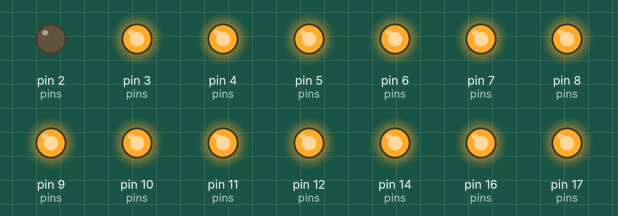
A sketch run on a simulated Arduino Uno, built with avr-gcc and run on an emulated ATmega328P. Parts: output pins drawn as LEDs (lit = HIGH).

Above: at 4.2 s.
At 5.2 s:
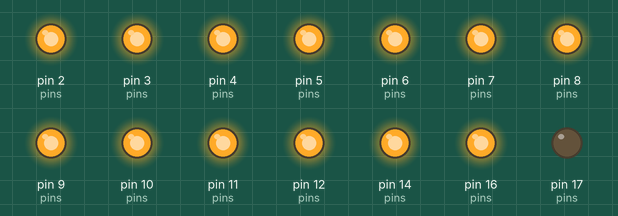
At 5.7 s:
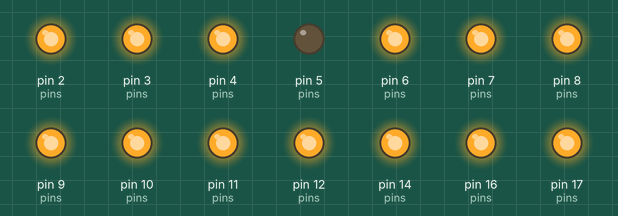
At 6.2 s:
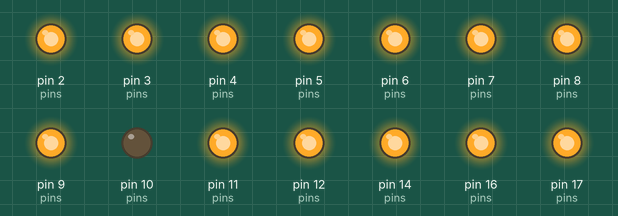
At 7.2 s:
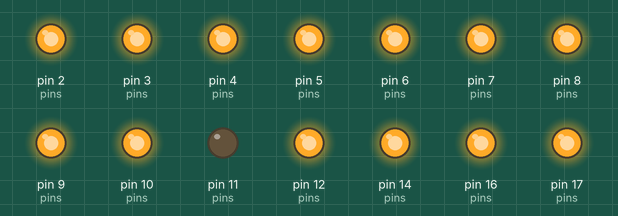
At 8.7 s:
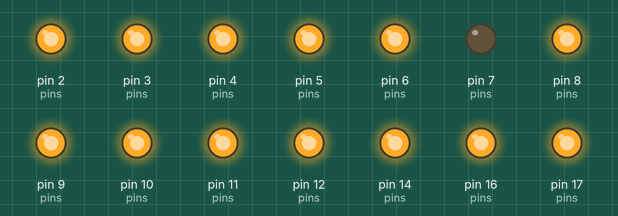
Timing chart, 0 to 9.2 s (numbered marks = the images above):
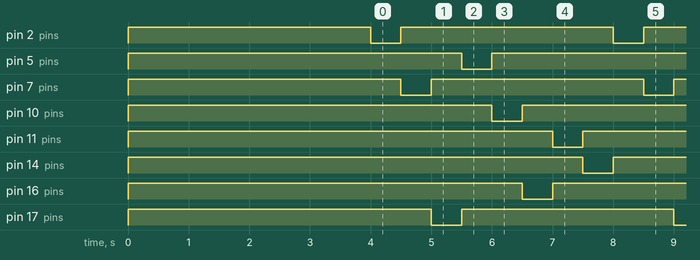

The sketch:

dotMatrixWave.ino
```cpp
//공통 양극
enum { R5 = 1 , R7, C2, C3, R8, C5, R6, R3, R1, C4, C6, R4, C1, R2, C7, C8};
const unsigned int pins[1+16] = {-1, 10, 11, 12, 13, 14, 15, 16, 17, 2, 3, 4, 5, 6, 7, 8, 9};

const unsigned int R[1+8] = { -1, R1, R2, R3, R4, R5, R6, R7, R8};
const unsigned int C[1+8] = { -1, C1, C2, C3, C4, C5, C6, C7, C8};

void setup(){
  for(int n=1;n<=8;n++){
    pinMode(pins[R[n]], OUTPUT);
    pinMode(pins[C[n]], OUTPUT);
  }
  for(int n=1;n<=8;n++){
    digitalWrite(pins[R[n]], HIGH);
    digitalWrite(pins[C[n]], HIGH);
  }
  for(int n=1;n<=8;n++){
    digitalWrite(pins[R[n]], HIGH);
    digitalWrite(pins[C[n]], HIGH);
    delay(500);
  }
}

void loop(){
  for(int n=1;n<=8;n++){
    if(n>1) digitalWrite(pins[R[n-1]], HIGH);
    if(n == 1) digitalWrite(pins[R[8]], HIGH);
    digitalWrite(pins[R[n]], LOW);
    delay(500);
  }
}
```

Measured:
- by itself, pin 2 (pins), pin 5 (pins), pin 7 (pins), pin 10 (pins), pin 11 (pins), pin 14 (pins), pin 16 (pins), pin 17 (pins): alternates HIGH for 3.5 s and LOW for 0.50 s
- by itself, everything shown: repeats every 4.0 s, in 8 steps
